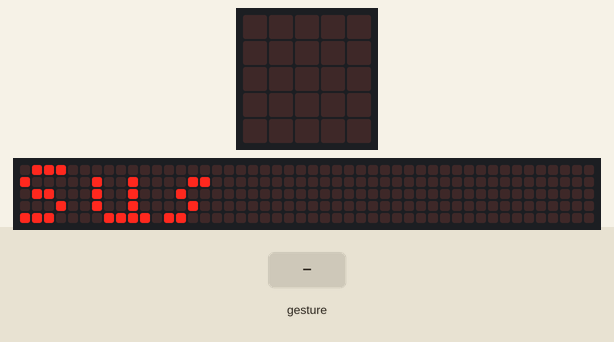
Simulated run of this program. Board: BBC micro:bit (MakeCode). On the bench: the board's 5×5 LED display, a strip that is not on the board, showing the scrolling text unrolled. The inputs (shaded band) are chosen by the test bench. A tilt is held for 1.5 s and a shake lasts 1 s, then the board lies face up again; the 48×5 strip is a reading aid, not a part: it shows the text the display is scrolling, unrolled, one strip-width of it at a time.

Above: at 3.2 s.
5.9 s: gesture 'logo up'
At 6.6 s:
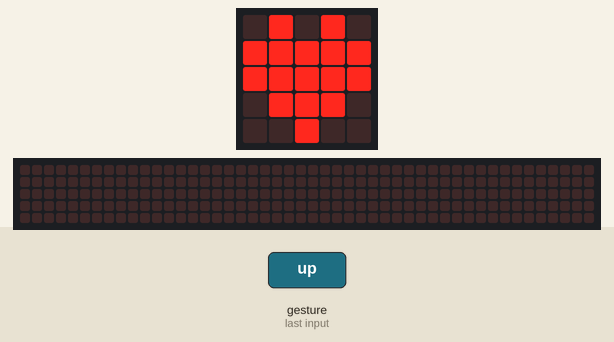
7.5 s: gesture 'logo down'
At 8.9 s:
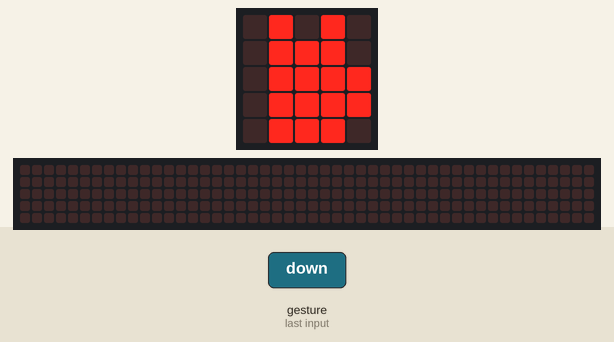
Timing chart, 0 to 10.5 s (numbered marks = the images above; inputs shaded):
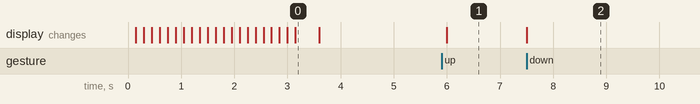

The program:

main.ts
```typescript
input.onGesture(Gesture.LogoUp, function () {
    basic.showIcon(IconNames.Heart)
})
input.onGesture(Gesture.LogoDown, function () {
    basic.showLeds(`
        . # . # .
        . # # # .
        . # # # #
        . # # # #
        . # # # .
        `)
})
basic.showString("Sus")
basic.pause(1000)
basic.clearScreen()
```

test.ts
```typescript
// test ender her, dette bliver ikke kompileret, når denne pakke bruges som en udvidelse.
```

Measured:
- after the input at 5.9 s, the display: changes after 0.10 s (image 1)
- after the input at 7.5 s, the display: changes at once (image 2)
- what the display in image 0 shows lasts 0.4 s, from 3.2 s to 3.6 s
